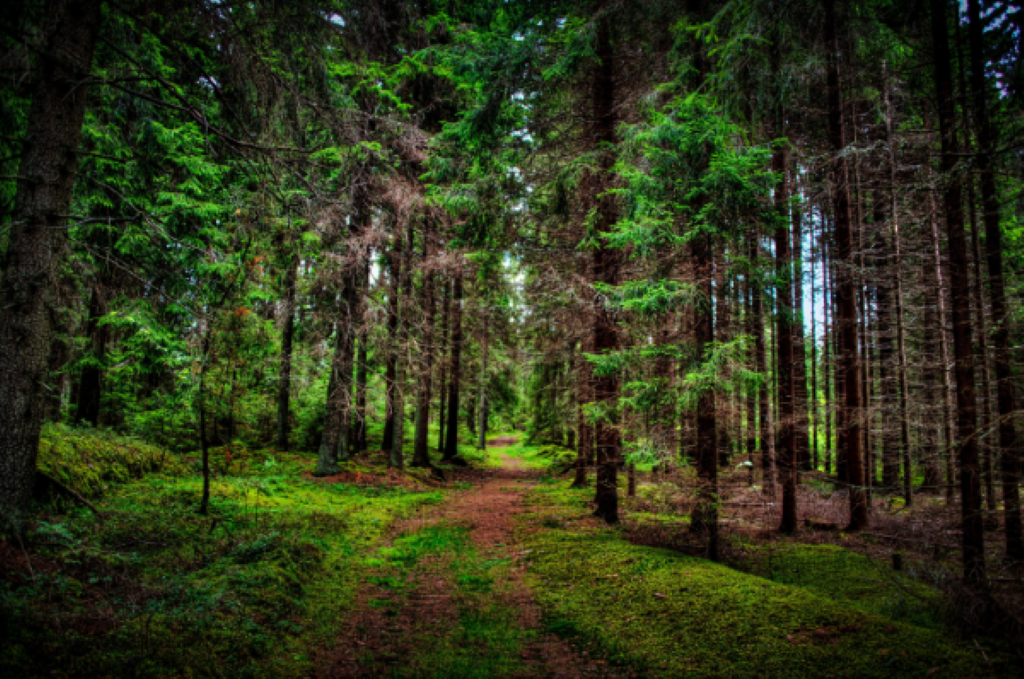
#> input picture HW1/Problem_2/Test.png, 1024 x 679 px, given in place of test.jpg, which was not available
$ python problem_5_b.py
#> lines starting #> are read from the running program, lines starting #| are printed output that depends on the picture; pictures that were not available may be replaced by others from this repository, and a replacement may not be noted
import cv2
import numpy as np
import matplotlib.pyplot as plt

def Gaussian_pyramid(img, no_of_layers):
    new = img.copy()
    gp = [new]
    for i in range(no_of_layers):
        new = cv2.pyrDown(new)
        gp.append(new)

    return gp
def Gaussian_up(gp):
    old = []
    for i in range(len(gp)):
        old.append(cv2.pyrUp(gp[i]))
    return old

def Laplacian_pyramid(gp, no_of_layers):
    new = gp[-1]
    lp = []
    for i in range(no_of_layers, 0, -1):
        expand = cv2.pyrUp(gp[i])
        laplacian =cv2.subtract(gp[i-1], expand)
        lp.append(laplacian)
    return lp

def print_pyr(p):
    for i in range(len(p)):
        cv2.imshow(f"level {i+1}",p[i])


if __name__ == '__main__':
    img = cv2.imread("D:/Sem 3/EEE515/HW1/Problem_5/test.jpg")
#> img is the input picture: shape (679, 1024, 3); mean B, G, R 24.7, 52.5, 45.9
    imf = cv2.cvtColor(img, cv2.COLOR_BGR2GRAY)
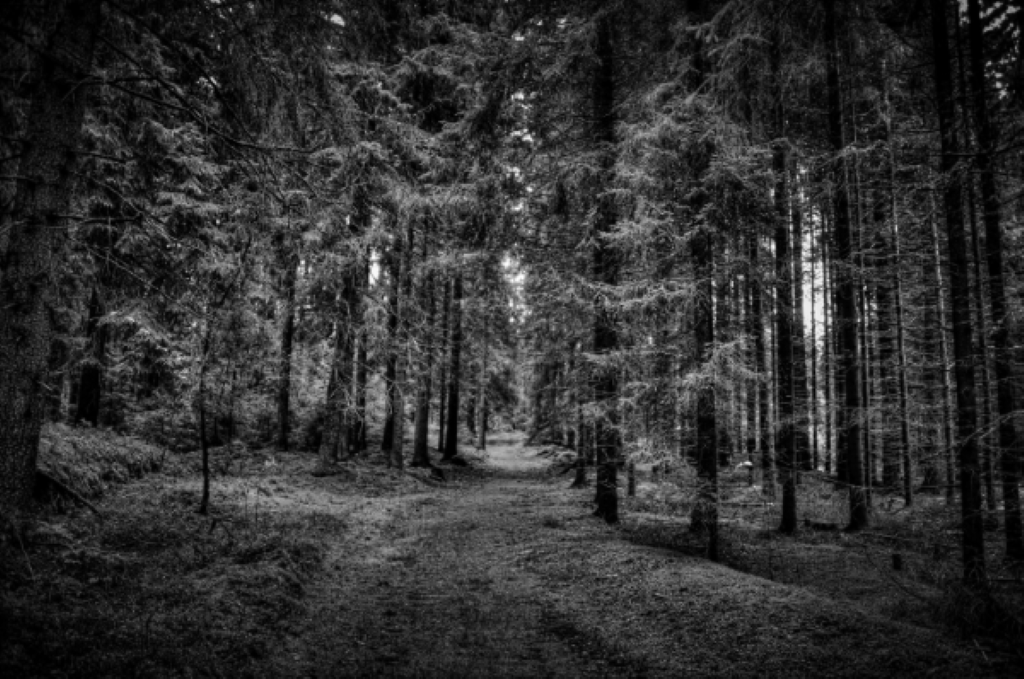
#> imf: shape (679, 1024); min 0, max 252, mean 47.4
    no_of_layers = 4
    gp = Gaussian_pyramid(img,no_of_layers)
#> the loop in Gaussian_pyramid, `for i in range(no_of_layers):` made 4 passes
#> pass 2, in Gaussian_pyramid, `new = cv2.pyrDown(new)`:
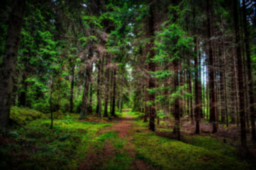
#> new: shape (170, 256, 3); mean B, G, R 24.7, 52.4, 45.8
#> pass 3, in Gaussian_pyramid, `new = cv2.pyrDown(new)`:
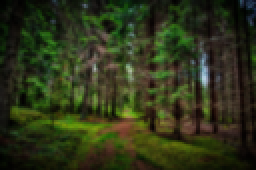
#> new: shape (85, 128, 3) (shown 2 times larger); mean B, G, R 24.7, 52.4, 45.8
#> after the loop in Gaussian_pyramid, `for i in range(no_of_layers):`:
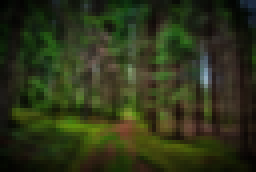
#> new: shape (43, 64, 3) (shown 4 times larger); mean B, G, R 24.6, 52.1, 45.5
#> after the loop in Gaussian_pyramid, `for i in range(no_of_layers):`: gp = 5 items
#> gp = 5 items
    retreived_img = Gaussian_up(gp)
#> the loop in Gaussian_up, `for i in range(len(gp)):` made 5 passes
#> retreived_img = 5 items
    lp = Laplacian_pyramid(gp,no_of_layers)
#> after the loop in Laplacian_pyramid, `for i in range(no_of_layers, 0, -1):`: lp = []
#> (the run stopped early here; a loop or call above may not have finished)

$ run again, with HW1/Problem_2/color inverted.png copied over HW1/Problem_2/Test.png
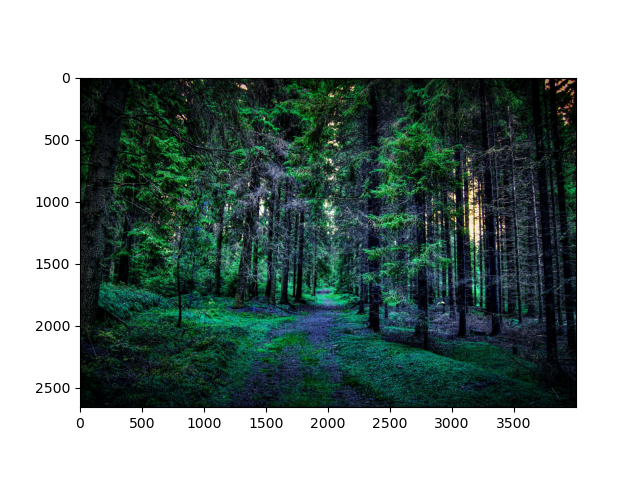
#> input picture HW1/Problem_2/color inverted.png, 640 x 480 px, given in place of test.jpg, which was not available
#> img is the input picture: shape (480, 640, 3); mean B, G, R 141.7, 145.2, 130.4
#> after the loop in Gaussian_pyramid, `for i in range(no_of_layers):`:
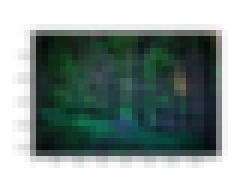
#> new: shape (30, 40, 3) (shown 6 times larger); mean B, G, R 141.7, 145.2, 130.4
#> after the loop in Gaussian_pyramid, `for i in range(no_of_layers):`: gp = 5 items
#> the loop in Gaussian_up, `for i in range(len(gp)):` made 5 passes
#> the loop in Laplacian_pyramid, `for i in range(no_of_layers, 0, -1):` made 4 passes
#> pass 2, in Laplacian_pyramid, `laplacian =cv2.subtract(gp[i-1], expand)`:
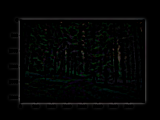
#> laplacian: shape (120, 160, 3); mean of channels 0, 1, 2 3.9, 4.4, 3.5; drawn as B, G, R
#> after the loop in Laplacian_pyramid, `for i in range(no_of_layers, 0, -1):`: lp = 4 items
